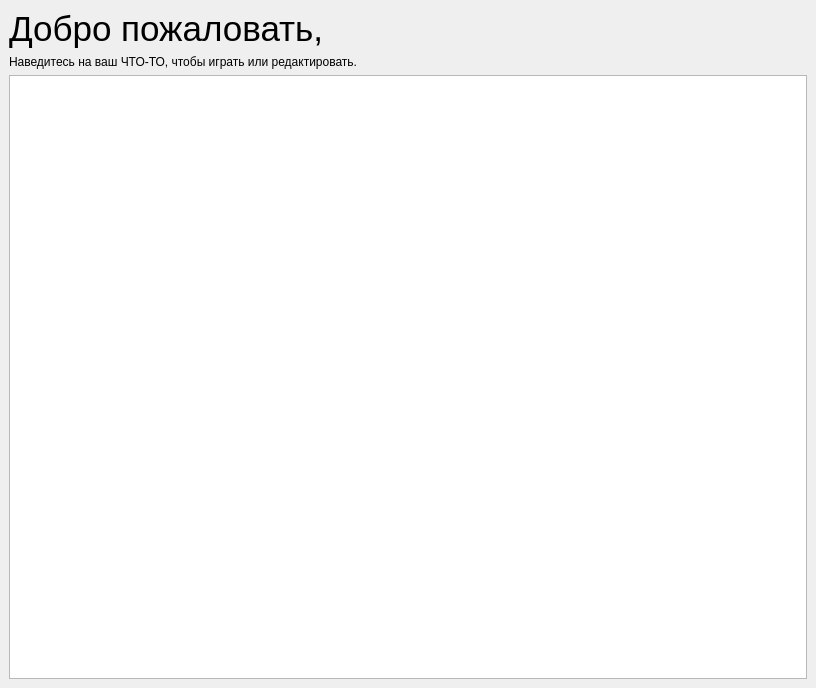
<?xml version="1.0" encoding="UTF-8"?>
<ui version="4.0">
 <class>MainWindow</class>
 <widget class="QMainWindow" name="MainWindow">
  <property name="geometry">
   <rect>
    <x>0</x>
    <y>0</y>
    <width>816</width>
    <height>688</height>
   </rect>
  </property>
  <property name="windowTitle">
   <string>MainWindow</string>
  </property>
  <widget class="QWidget" name="centralwidget">
   <layout class="QVBoxLayout" name="verticalLayout_2">
    <item>
     <layout class="QVBoxLayout" name="verticalLayout">
      <item>
       <widget class="QLabel" name="label">
        <property name="font">
         <font>
          <pointsize>26</pointsize>
         </font>
        </property>
        <property name="text">
         <string>Добро пожаловать, </string>
        </property>
       </widget>
      </item>
     </layout>
    </item>
    <item>
     <widget class="QLabel" name="label_2">
      <property name="text">
       <string>Наведитесь на ваш ЧТО-ТО, чтобы играть или редактировать.</string>
      </property>
     </widget>
    </item>
    <item>
     <widget class="QListWidget" name="listWidget"/>
    </item>
   </layout>
  </widget>
 </widget>
 <resources/>
 <connections/>
</ui>
